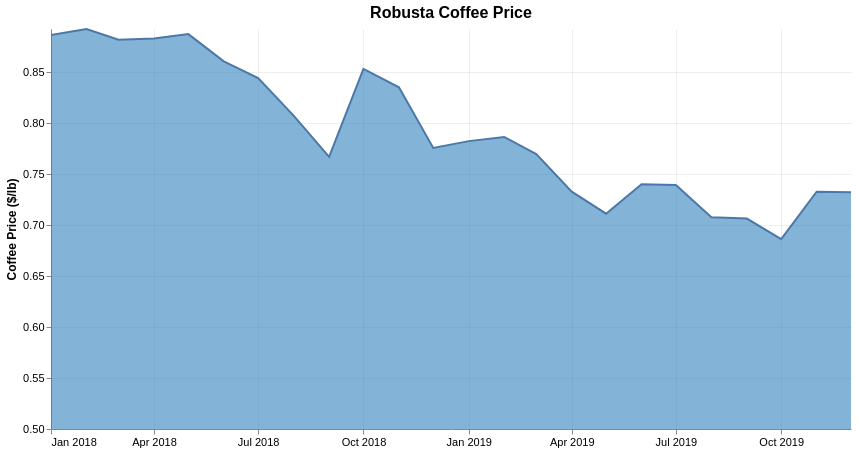

Describe this chart as a Vega-Lite specification.
### Vega-Lite specification from a JSON file in a GitHub repository (floating-point values rounded to 4 significant figures)
{"$schema": "https://vega.github.io/schema/vega-lite/v5.json", "title": {"text": "Robusta Coffee Price", "fontSize": 16, "fontWeight": "bold"}, "width": 800, "height": 400, "data": {"values": [{"month": "2018-01", "price": 0.8865}, {"month": "2018-02", "price": 0.8924}, {"month": "2018-03", "price": 0.8818}, {"month": "2018-04", "price": 0.8831}, {"month": "2018-05", "price": 0.8874}, {"month": "2018-06", "price": 0.8607}, {"month": "2018-07", "price": 0.8442}, {"month": "2018-08", "price": 0.8074}, {"month": "2018-09", "price": 0.767}, {"month": "2018-10", "price": 0.8532}, {"month": "2018-11", "price": 0.8352}, {"month": "2018-12", "price": 0.7757}, {"month": "2019-01", "price": 0.7824}, {"month": "2019-02", "price": 0.7865}, {"month": "2019-03", "price": 0.7696}, {"month": "2019-04", "price": 0.7328}, {"month": "2019-05", "price": 0.7112}, {"month": "2019-06", "price": 0.7402}, {"month": "2019-07", "price": 0.7393}, {"month": "2019-08", "price": 0.7078}, {"month": "2019-09", "price": 0.7064}, {"month": "2019-10", "price": 0.6863}, {"month": "2019-11", "price": 0.7328}, {"month": "2019-12", "price": 0.7322}]}, "mark": {"type": "area", "color": "#3182bd", "opacity": 0.6, "line": true, "strokeWidth": 1.5}, "encoding": {"x": {"field": "month", "type": "temporal", "title": null, "axis": {"grid": true, "tickCount": 4, "labelExpr": "timeFormat(datum.value, '%b %Y')"}}, "y": {"field": "price", "type": "quantitative", "title": "Coffee Price ($/lb)", "axis": {"titleFontWeight": "bold", "grid": true}, "stack": null, "scale": {"zero": false, "domainMin": 0.5}}, "tooltip": [{"field": "month", "type": "temporal", "title": "Month"}, {"field": "price", "type": "quantitative", "title": "Price", "format": "$.3f"}]}, "config": {"axis": {"gridColor": "#ddd", "gridOpacity": 0.5, "labelFontSize": 11, "titleFontSize": 12}, "view": {"stroke": null}}}
